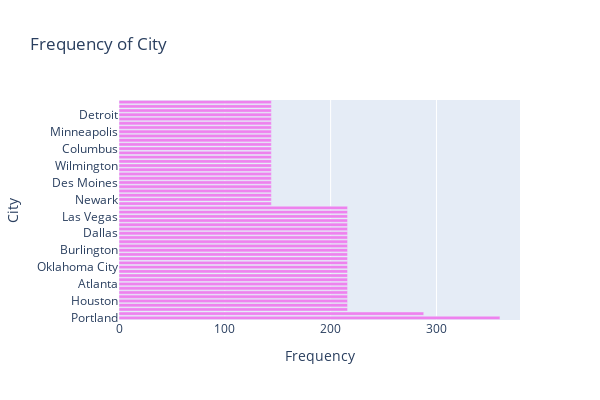

The code cell stored with this chart in its notebook:
### Code cell
#Frequency of City
sales_method_counts = data['City'].value_counts()

bar_trace = go.Bar(
    y=sales_method_counts.index,  
    x=sales_method_counts.values,
    orientation='h',  
    marker=dict(color='violet')
)

fig = go.Figure(bar_trace)

fig.update_layout(
    title='Frequency of City',
    yaxis_title='City',  
    xaxis_title='Frequency',
    width=600,
    height=400,
)

fig.show()

### Figure 1 — Plotly figure (JSON) as saved in the notebook; plotly's stock layout.template omitted (floating-point values rounded to 4 significant figures)
{"data": [{"marker": {"color": "violet"}, "orientation": "h", "type": "bar", "x": [360, 288, 216, 216, 216, 216, 216, 216, 216, 216, 216, 216, 216, 216, 216, 216, 216, 216, 216, 216, 216, 216, 216, 216, 216, 216, 216, 144, 144, 144, 144, 144, 144, 144, 144, 144, 144, 144, 144, 144, 144, 144, 144, 144, 144, 144, 144, 144, 144, 144, 144, 144], "y": ["Portland", "Charleston", "Orlando", "Salt Lake City", "Houston", "Boise", "Phoenix", "Albuquerque", "Atlanta", "New York", "Jackson", "Little Rock", "Oklahoma City", "Hartford", "Providence", "Boston", "Burlington", "Richmond", "New Orleans", "Manchester", "Dallas", "Philadelphia", "Knoxville", "Birmingham", "Las Vegas", "Los Angeles", "San Francisco", "Chicago", "Newark", "Baltimore", "Indianapolis", "Milwaukee", "Des Moines", "Fargo", "Sioux Falls", "Wichita", "Wilmington", "Honolulu", "Albany", "Louisville", "Columbus", "Charlotte", "Seattle", "Miami", "Minneapolis", "Billings", "Omaha", "St. Louis", "Detroit", "Anchorage", "Cheyenne", "Denver"]}], "layout": {"height": 400, "title": {"text": "Frequency of City"}, "width": 600, "xaxis": {"title": {"text": "Frequency"}}, "yaxis": {"title": {"text": "City"}}}}
